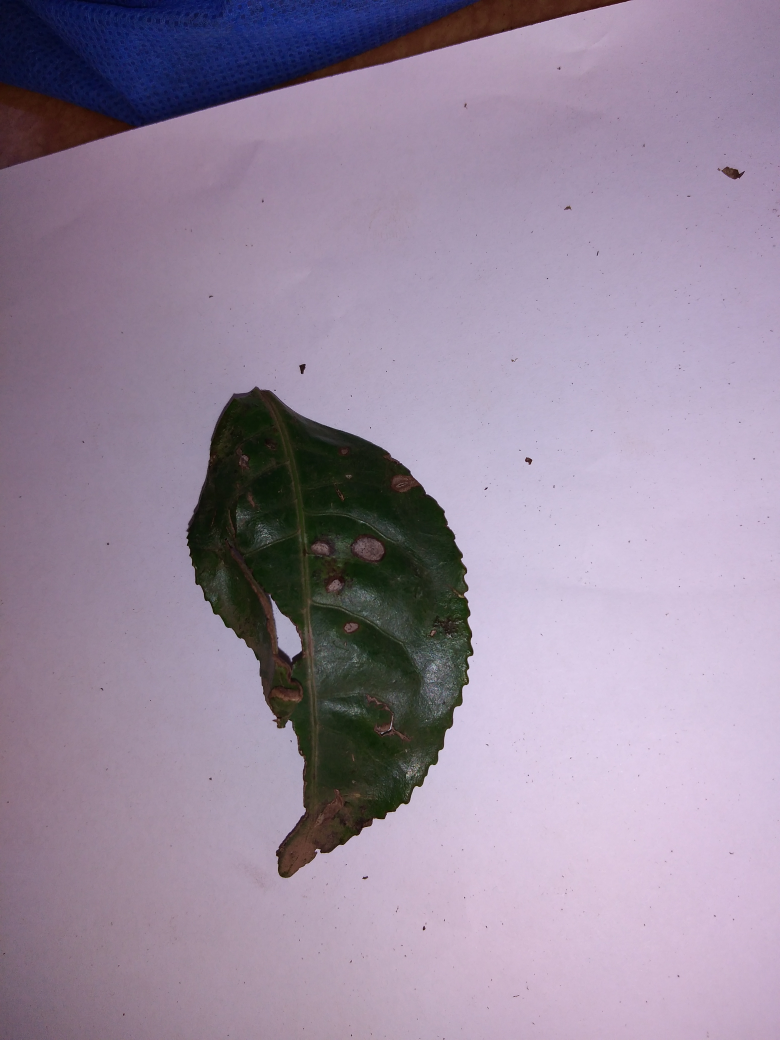
#> input picture Dataset/Anthracnose/IMG_20220503_143242.jpg, 3120 x 4160 px (shown at 1/4 size); its folder holds only this picture in this run
$ jupyter execute --allow-errors Percobaan_4.ipynb   (older library calls are emulated)
#> lines starting #> are read from the running program, lines starting #| are printed output that depends on the picture
[cell 1]
# Import library yang kalian butuhkan
import os
import cv2 as cv
import matplotlib.pyplot as plt
import numpy as np
import pandas as pd
import pywt
from tqdm import tqdm
from sklearn.model_selection import train_test_split, cross_val_predict
from sklearn.metrics import accuracy_score, classification_report
from skimage.feature import graycomatrix, graycoprops
from scipy.stats import entropy
from sklearn.ensemble import RandomForestClassifier
from sklearn.svm import SVC
from sklearn.neighbors import KNeighborsClassifier
from sklearn.metrics import accuracy_score, precision_score, recall_score, f1_score, confusion_matrix, classification_report
from sklearn.metrics import (confusion_matrix, ConfusionMatrixDisplay)
from sklearn.preprocessing import StandardScaler
import seaborn as sns

## Data Loading

[cell 2]
data = []
labels = []
file_name = []
target_classes = ['healthy', 'Anthracnose', 'bird eye spot']
dataset_path = "Dataset/"

for sub_folder in os.listdir(dataset_path):
    if sub_folder not in target_classes:
        continue
    sub_folder_files = os.listdir(os.path.join(dataset_path, sub_folder))
    count = 0
    for i, filename in enumerate(sub_folder_files):
        if count == 100:
            break
        count += 1
        img_path = os.path.join(dataset_path, sub_folder, filename)
        img = cv.imread(img_path)
#> img is the input picture: shape (4160, 3120, 3); mean B, G, R 158.9, 138.4, 153
        if img is not None:
            img = img.astype(np.uint8)
            img = cv.cvtColor(img, cv.COLOR_BGR2RGB)

            data.append(img)
            labels.append(sub_folder)
            file_name.append(filename)

data = np.array(data, dtype=object)
labels = np.array(labels)
print("Total data loaded:", len(data))
#| Total data loaded: 2

## Data Understanding / Data Distribution

[cell 3]
unique_labels, counts = np.unique(labels, return_counts=True)
plt.figure(figsize=(8, 5))
sns.barplot(x=unique_labels, y=counts, palette='viridis')
plt.title("Distribusi Data")
plt.xlabel("Kelas")
plt.ylabel("Jumlah Gambar")
plt.show()
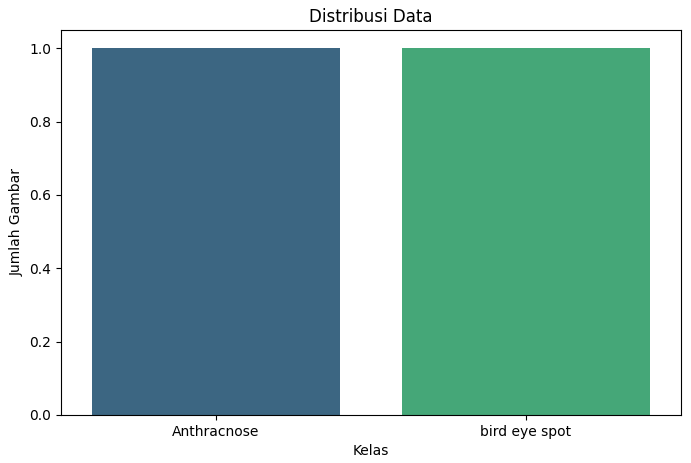
#> figure drawn by matplotlib, 1 panel

## Data Augmentation
### Define Augmentation Function

[cell 4]
# melakukan augmentasi data (Hanya jika data kurang dari 70-100 per kelas)
data_augmented = []
labels_augmented = []
paths_augmented = []
file_name_augmented = []
for i in range(len(data)):
    pass
#> this loop made 2 passes

[cell 5]
print("Data sebelum augmentasi: ", len(data))
#| Data sebelum augmentasi:  2
print("Data setelah augmentasi: ", len(data_augmented))

## Data Preparation
### Define Preprocessing Function

[cell 6]
def resize(image, target_size=(150, 150)):
    target_width, target_height = target_size
    resized_image = cv.resize(image, (target_width, target_height))
    return resized_image

def prepro(img):
    kernel = np.ones((5,5), np.uint8)
    gray = cv.cvtColor(img, cv.COLOR_RGB2GRAY)
    _, thresh = cv.threshold(gray, 127, 255, cv.THRESH_BINARY_INV + cv.THRESH_OTSU)
    opening = cv.morphologyEx(thresh, cv.MORPH_OPEN, kernel)
    closing = cv.morphologyEx(opening, cv.MORPH_CLOSE, kernel)
    return closing

### Preprocessing

[cell 7]
dataPreprocessed = []
#> (the rest of this cell did not finish here and is left out)

[cell 8]
# Label yang ingin ditampilkan
target_labels = ['healthy', 'Anthracnose', 'bird eye spot']

# Siapkan subplots: 2 baris, 3 kolom
fig, axes = plt.subplots(2, 3, figsize=(15, 8))

#> (the rest of this cell did not finish here and is left out)

### Feature Extraction (GLCM & Wavelet)

[cell 9]
def glcm(image, derajat):
    if derajat == 0:
        angles = [0]
    elif derajat == 45:
        angles = [np.pi / 4]
    elif derajat == 90:
        angles = [np.pi / 2]
    elif derajat == 135:
        angles = [3 * np.pi / 4]
    else:
        raise ValueError("Invalid angle. It should be one of the following: 0, 45, 90, 135.")
    return graycomatrix(image, [1], angles, 256, symmetric=True, normed=True)

[cell 10]
def correlation(matriks): return graycoprops(matriks, 'correlation')[0, 0]
def dissimilarity(matriks): return graycoprops(matriks, 'dissimilarity')[0, 0]
def homogenity(matriks): return graycoprops(matriks, 'homogeneity')[0, 0]
def contrast(matriks): return graycoprops(matriks, 'contrast')[0, 0]
def ASM(matriks): return graycoprops(matriks, 'ASM')[0, 0]
def energy(matriks): return graycoprops(matriks, 'energy')[0, 0]
def entropyGlcm(matriks): return entropy(matriks.ravel())

[cell 11]
Derajat0, Derajat45, Derajat90, Derajat135 = [], [], [], []
for i in tqdm(range(len(dataPreprocessed)), desc="GLCM Matrices"):
    D0 = glcm(dataPreprocessed[i], 0)
    D45 = glcm(dataPreprocessed[i], 45)
    D90 = glcm(dataPreprocessed[i], 90)
    D135 = glcm(dataPreprocessed[i], 135)
    Derajat0.append(D0)
    Derajat45.append(D45)
    Derajat90.append(D90)
    Derajat135.append(D135)
#> after the loop, Derajat0 = []; Derajat135 = []; Derajat45 = []; Derajat90 = []

[cell 12]
Kontras0, Kontras45, Kontras90, Kontras135 = [], [], [], []
dissimilarity0, dissimilarity45, dissimilarity90, dissimilarity135 =  [], [], [], []
homogenity0, homogenity45, homogenity90, homogenity135 = [], [], [], []
entropy0, entropy45, entropy90, entropy135 =  [], [], [], []
ASM0, ASM45, ASM90, ASM135 =  [], [], [], []
energy0, energy45, energy90, energy135 =  [], [], [], []
correlation0, correlation45, correlation90, correlation135 = [], [], [], []

[cell 13]
for i in range(len(dataPreprocessed)):
    correlation0.append(correlation(Derajat0[i]))
    correlation45.append(correlation(Derajat45[i]))
    correlation90.append(correlation(Derajat90[i]))
    correlation135.append(correlation(Derajat135[i]))

    Kontras0.append(contrast(Derajat0[i]))
    Kontras45.append(contrast(Derajat45[i]))
    Kontras90.append(contrast(Derajat90[i]))
    Kontras135.append(contrast(Derajat135[i]))

    dissimilarity0.append(dissimilarity(Derajat0[i]))
    dissimilarity45.append(dissimilarity(Derajat45[i]))
    dissimilarity90.append(dissimilarity(Derajat90[i]))
    dissimilarity135.append(dissimilarity(Derajat135[i]))

    homogenity0.append(homogenity(Derajat0[i]))
    homogenity45.append(homogenity(Derajat45[i]))
    homogenity90.append(homogenity(Derajat90[i]))
    homogenity135.append(homogenity(Derajat135[i]))

    entropy0.append(entropyGlcm(Derajat0[i]))
    entropy45.append(entropyGlcm(Derajat45[i]))
    entropy90.append(entropyGlcm(Derajat90[i]))
    entropy135.append(entropyGlcm(Derajat135[i]))

    ASM0.append(ASM(Derajat0[i]))
    ASM45.append(ASM(Derajat45[i]))
    ASM90.append(ASM(Derajat90[i]))
    ASM135.append(ASM(Derajat135[i]))

    energy0.append(energy(Derajat0[i]))
    energy45.append(energy(Derajat45[i]))
    energy90.append(energy(Derajat90[i]))
    energy135.append(energy(Derajat135[i]))
#> after the loop, ASM0 = []; ASM135 = []; ASM45 = []; ASM90 = []; Kontras0 = []; Kontras135 = []; Kontras45 = []; Kontras90 = []; correlation0 = []; correlation135 = []; correlation45 = []; correlation90 = []; dissimilarity0 = []; dissimilarity135 = []; dissimilarity45 = []; dissimilarity90 = []; energy0 = []; energy135 = []; energy45 = []; energy90 = []; entropy0 = []; entropy135 = []; entropy45 = []; entropy90 = []; homogenity0 = []; homogenity135 = []; homogenity45 = []; homogenity90 = []

### Wavelet Transform Features

[cell 14]
wavelet_features = []
for img in tqdm(dataPreprocessed, desc="Wavelet Extraction"):
    coeffs2 = pywt.dwt2(img, 'haar')
    LL, (LH, HL, HH) = coeffs2
    features = {}
    for name, band in zip(['LL', 'LH', 'HL', 'HH'], [LL, LH, HL, HH]):
        features[f'Wavelet_{name}_mean'] = np.mean(band)
        features[f'Wavelet_{name}_std'] = np.std(band)
        features[f'Wavelet_{name}_energy'] = np.sum(band ** 2)
        hist, _ = np.histogram(band, bins=256, density=True)
        hist = hist[hist > 0]
        features[f'Wavelet_{name}_entropy'] = -np.sum(hist * np.log2(hist))
    wavelet_features.append(features)
#> after the loop, wavelet_features = []

df_wavelet = pd.DataFrame(wavelet_features)
#> df_wavelet = table of 0 rows and 0 columns
